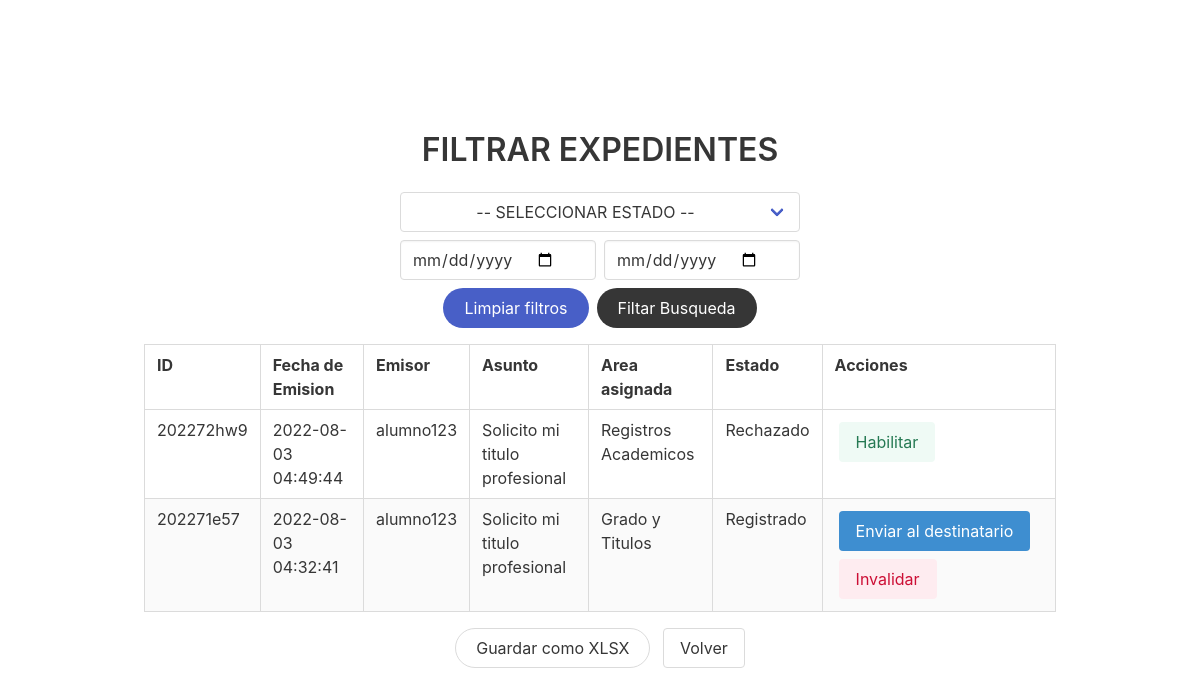
The app's page /rep_general.php (signed in) with its own data.
### tables this page shows
CREATE TABLE IF NOT EXISTS `tramite` (
  `idtramite` varchar(12) NOT NULL,
  `idusuario` int(11) NOT NULL,
  `idarea` int(11) NOT NULL,
  `idtipotramite` int(11) NOT NULL,
  `fecharegistro` timestamp NOT NULL DEFAULT CURRENT_TIMESTAMP,
  `asunto` varchar(250) NOT NULL,
  `password` varchar(11) NOT NULL,
  PRIMARY KEY (`idtramite`),
  KEY `FK_tramite_usuario` (`idusuario`),
  KEY `FK_tramite_area` (`idarea`),
  KEY `FK_tramite_tipo` (`idtipotramite`)
);

CREATE TABLE IF NOT EXISTS `usuario` (
  `idusuario` int(11) NOT NULL AUTO_INCREMENT,
  `username` varchar(100) NOT NULL,
  `password` varchar(100) NOT NULL,
  `idtipousuario` int(11) NOT NULL,
  `idestadocuenta` int(11) NOT NULL,
  PRIMARY KEY (`idusuario`),
  KEY `FK_usuario_estado` (`idestadocuenta`),
  KEY `FK_usuario_tipo` (`idtipousuario`)
);

CREATE TABLE IF NOT EXISTS `area` (
  `idarea` int(11) NOT NULL AUTO_INCREMENT,
  `area` varchar(200) NOT NULL,
  PRIMARY KEY (`idarea`)
);

CREATE TABLE IF NOT EXISTS `estadotramite` (
  `idestadotramite` int(11) NOT NULL AUTO_INCREMENT,
  `estadotramite` varchar(200) NOT NULL,
  PRIMARY KEY (`idestadotramite`)
);

### utils/tools.php (called while the page is built, shortened)
<?php
    function validarFiltros($status, $fechaI, $fechaF, $rStatus, $rFecha) {
        $mostrar = TRUE;
        return $mostrar;
    }
?>

### rep_general.php (the view, shortened to what this page needs)
<?php
    include("utils/conexion.php");
    include("utils/tools.php");
    $sql="SELECT (C.fecharegistro)Fecha,
                (A.username)Emisor,
                (C.asunto)Asunto,
                (D.area)Area,
                C.idtramite
        FROM usuario A
        INNER JOIN tramite C ON A.idusuario = C.idusuario
        INNER JOIN area    D ON C.idarea    = D.idarea
        ORDER BY Fecha DESC";
    $data=mysqli_query($cn,$sql);
?>
<!DOCTYPE html>
<html lang="en">
<head>
    <?php
        include("cabecera.php");
    ?>
</head>
<body>
    <div class="container fullscreen centered p-5">
        <form action="rep_general.php" method="get">
            <?php
                $valueFechaI = "";
                $valueFechaF = "";
            ?>
            <h1 class="title is-size-3 has-text-centered">FILTRAR EXPEDIENTES</h1>
            <div class="form-filters mb-4">
                <div class="select mb-2" style="width: 100%;">
                    <select name="status" style="width: 100%;">
                        <option class="has-text-centered" value disabled selected> -- SELECCIONAR ESTADO -- </option>
                    </select>
                </div>
                <div class="form-filters__dateinputs mb-2">
                    <input class="input mr-2" type="date" name="fechai" <?php echo $valueFechaI ?>>
                    <input class="input" type="date" name="fechaf" <?php echo $valueFechaF ?>>
                </div>
                <div class="form-filters__buttons">
                    <a class="button mr-2 is-link is-rounded" href="rep_general.php">Limpiar filtros</a>
                    <button class="button is-dark is-rounded" type="submit">Filtar Busqueda</button>
                </div>
            </div>
        </form>
        <table class="table is-bordered is-striped is-hoverable mb-4" align="center">
            <thead align="center">
                <th>ID</th>
                <th>Fecha de Emision</th>
                <th>Emisor</th>
                <th>Asunto</th>
                <th>Area asignada</th>
                <th>Estado</th>
                <th>Acciones</th>
            </thead>
            <tbody>
                <?php
                    while($r = mysqli_fetch_array($data)) {
                        $idtramite = $r["idtramite"];
                        $sqlEstado = "SELECT *
                            FROM historialtramite AS ht INNER JOIN estadotramite AS et
                                ON ht.idestadotramite = et.idestadotramite
                            WHERE ht.idtramite = '$idtramite' ORDER BY ht.fechaactualizacion
                            DESC LIMIT 1";
                        $dataEstado = mysqli_query($cn,$sqlEstado);
                        $rEstado = mysqli_fetch_array($dataEstado);
                        $estado = $rEstado["estadotramite"];
                        $idEstado = $rEstado["idestadotramite"];
                ?>
                <?php
                    $status = isset($_REQUEST["status"]) ? $_REQUEST["status"] : FALSE;
                    $fechai = isset($_REQUEST["fechai"]) ? $_REQUEST["fechai"] : FALSE;
                    $fechaf = isset($_REQUEST["fechaf"]) ? $_REQUEST["fechaf"] : FALSE;
                    if (validarFiltros($status, $fechai, $fechaf, $idEstado, $r["Fecha"])) {
                ?>
                    <tr>
                        <td><?php echo $r["idtramite"] ?></td>
                        <td><?php echo $r['Fecha']?></td>
                        <td><?php echo $r['Emisor']?></td>
                        <td><?php echo $r['Asunto']?></td>
                        <td><?php echo $r['Area']?></td>
                        <td><?php echo $estado ?></td>
                        <td>
                            <?php
                                if ($idEstado == 1) {  ?>
                                <a  class="button is-info m-1"
                                    href="p_actualiza_estadotramite.php?idtramite=<?php echo $idtramite ?>&action=send&from=rep_general.php">
                                    Enviar al destinatario
                                </a>
                                <button
                                    class="button m-1 is-light is-danger invalidate-button"
                                    data-idtramite="<?php echo $idtramite ?>">
                                    Invalidar
                                </button>
                            <?php
                                } else if ($idEstado == 2) { ?>
                                <a  class="button m-1 is-success is-light"
                                    href="p_actualiza_estadotramite.php?idtramite=<?php echo $idtramite?>&action=validate&from=rep_general.php">
                                    Habilitar
                                </a>
                            <?php
                                }
                            ?>
                        </td>
                    </tr>
                <?php
                    }
                ?>
            <?php
                }
            ?>
        </table>
        <div class="has-text-centered">
            <button onclick="exportReportToExcel(this)" class="button is-rounded mr-2">Guardar como XLSX</button>
            <a class="button" href="principal-administrador.php">Volver</a>
        </div>
    </div>
</body>
</html>

### css/estilos.css (style rules this page uses)
* { margin: 0; padding: 0; box-sizing: border-box; }
.container.centered { display: grid; place-content: center; }
.container.fullscreen { min-height: 100vh; }
.form-filters { max-width: 400px; display: block; margin: 0 auto; }
.form-filters .form-filters__dateinputs, .form-filters .form-filters__buttons { display: flex; flex-direction: row; justify-content: center; }

### records on screen
tramite: idtramite "202272hw9", fecharegistro "2022-08-03 04:49:44", idusuario.username "alumno123", asunto "Solicito mi titulo profesional", idarea.area "Registros Academicos", estadotramite.estadotramite "Rechazado"
tramite: idtramite "202271e57", fecharegistro "2022-08-03 04:32:41", idusuario.username "alumno123", asunto "Solicito mi titulo profesional", idarea.area "Grado y Titulos", estadotramite.estadotramite "Registrado"
